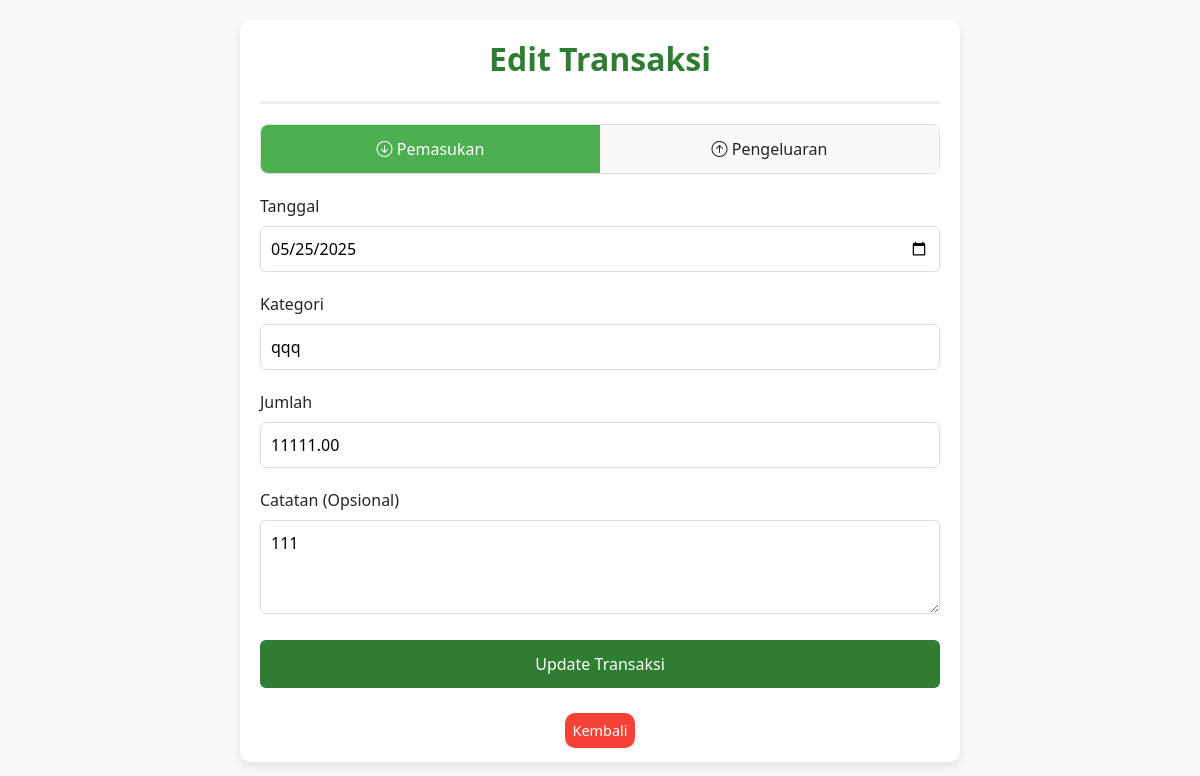
Page /edit_transaction.php?id=15 (signed in) on the committed database.
### tables this page shows
CREATE TABLE `transactions` (
  `id` int(11) NOT NULL,
  `user_id` int(11) NOT NULL,
  `type` varchar(20) NOT NULL,
  `amount` decimal(15,2) NOT NULL,
  `category` varchar(50) DEFAULT NULL,
  `date` date NOT NULL,
  `note` text DEFAULT NULL
);

### edit_transaction.php (the view, shortened to what this page needs)
<?php
include "connect.php";
$username = $_SESSION['username'];
$sql = "SELECT account_id FROM tb_account WHERE username = ?";
$stmt = $conn->prepare($sql);
$stmt->bind_param("s", $username);
$stmt->execute();
$result = $stmt->get_result();
$user = $result->fetch_assoc();
$user_id = $user['account_id'];
$transaction_id = $_GET['id'];
$sql = "SELECT * FROM transactions WHERE id = ? AND user_id = ?";
$stmt = $conn->prepare($sql);
$stmt->bind_param("ii", $transaction_id, $user_id);
$stmt->execute();
$result = $stmt->get_result();
$transaction = $result->fetch_assoc();
?>
<!DOCTYPE html>
<html lang="id">
<head>
    <link rel="stylesheet" href="https://cdn.jsdelivr.net/npm/bootstrap-icons@1.11.3/font/bootstrap-icons.min.css">
    <link href="https://cdn.jsdelivr.net/npm/bootstrap@5.3.3/dist/css/bootstrap.min.css" rel="stylesheet">
    <link rel="stylesheet" href="css/addTransaction.css">
</head>
<body>
    <div class="container">
        <div class="header">
            <h2>Edit Transaksi</h2>
        </div>
        <form method="POST" action="update.php">
            <div class="type-selector">
                <div class="type-option income">
                    <label for="type-income"><i class="bi bi-arrow-down-circle"></i> Pemasukan</label>
                </div>
                <div class="type-option expense">
                    <label for="type-expense"><i class="bi bi-arrow-up-circle"></i> Pengeluaran</label>
                </div>
            </div>
            <div class="form-group">
                <label for="date" class="form-label">Tanggal</label>
                <input type="date" class="form-jawab" id="date" name="date" required value="<?= $transaction['date'] ?>">
            </div>
            <div class="form-group">
                <label for="category" class="form-label">Kategori</label>
                <input type="text" class="form-jawab" id="category" name="category" value="<?= $transaction['category'] ?>" required>
            </div>
            <div class="form-group">
                <label for="amount" class="form-label">Jumlah</label>
                <input type="number" class="form-jawab" id="amount" name="amount" step="0.01" value="<?= $transaction['amount'] ?>" required>
            </div>
            <div class="form-group">
                <label for="note" class="form-label">Catatan (Opsional)</label>
                <textarea class="form-jawab" id="note" name="note" rows="3"><?= $transaction['note'] ?></textarea>
            </div>
            <button type="submit" class="btn-submit">Update Transaksi</button>
            <div class="btn-back">
                <a href="transactions.php" class="kembali">Kembali</a>
            </div>
        </form>
    </div>
</body>
</html>

### css/addTransaction.css (style rules this page uses)
:root { --primary: #2E7D32; --income: #4CAF50; --expense: #F44336; --light: #f5f5f5; }
body { background-color: #f8f9fa; padding: 20px; }
.container { max-width: 45rem; margin: 0 auto; background: white; border-radius: 10px; padding: 20px; box-shadow: 0 4px 12px rgba(0,0,0,0.1); }
.header { text-align: center; margin-bottom: 20px; padding-bottom: 15px; border-bottom: 3px solid #eee; }
.header h2 { color: var(--primary); font-weight: 600; }
.type-selector { display: flex; margin-bottom: 20px; border-radius: 8px; overflow: hidden; border: 1px solid #ddd; }
.type-option { flex: 1; position: relative; }
.type-option label { display: block; padding: 12px; text-align: center; cursor: pointer; font-weight: 500; transition: all 0.3s ease; background-color: #f9f9f9; }
.type-option input[type="radio"]:checked + label { color: white; }
.type-option.income input[type="radio"]:checked + label { background-color: var(--income); }
.form-group { margin-bottom: 20px; }
.form-label { font-weight: 500; margin-bottom: 8px; }
.form-jawab { width: 100%; padding: 10px; border: 1px solid #ddd; border-radius: 6px; transition: border 0.3s; }
.btn-submit { background-color: var(--primary); color: white; border: none; padding: 12px; width: 100%; border-radius: 6px; font-weight: 500; transition: background 0.3s; }
.btn-back { margin-top: 30px; text-align: center; }
.kembali { font-size: 0.9rem; border-radius: 10px; padding: 8px; background-color: #F44336; text-align: center; color: white; text-decoration: none; transition: background 0.3s; }

### rows in the picture
transactions: date "05/25/2025", category "qqq", amount "11111.00", note "111"
